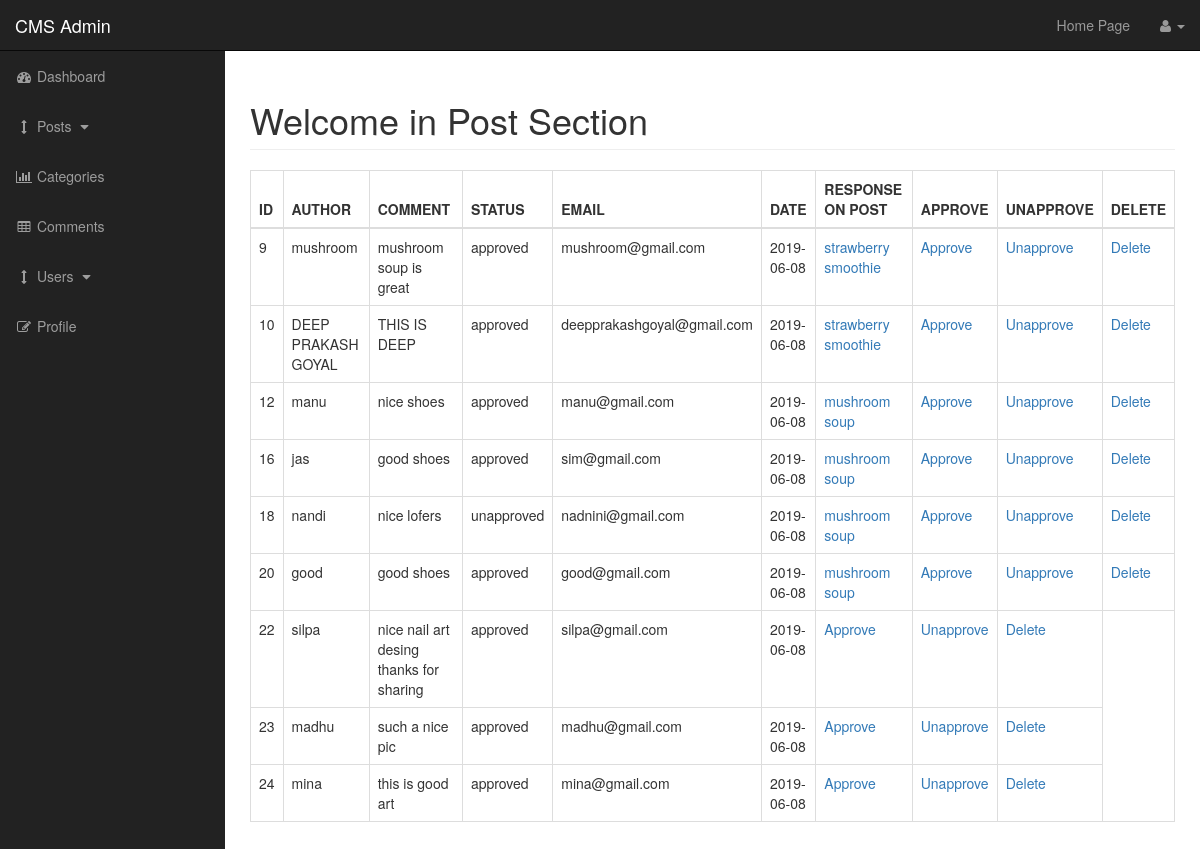
/admin/comments.php, run on an earlier commit of the app's database.
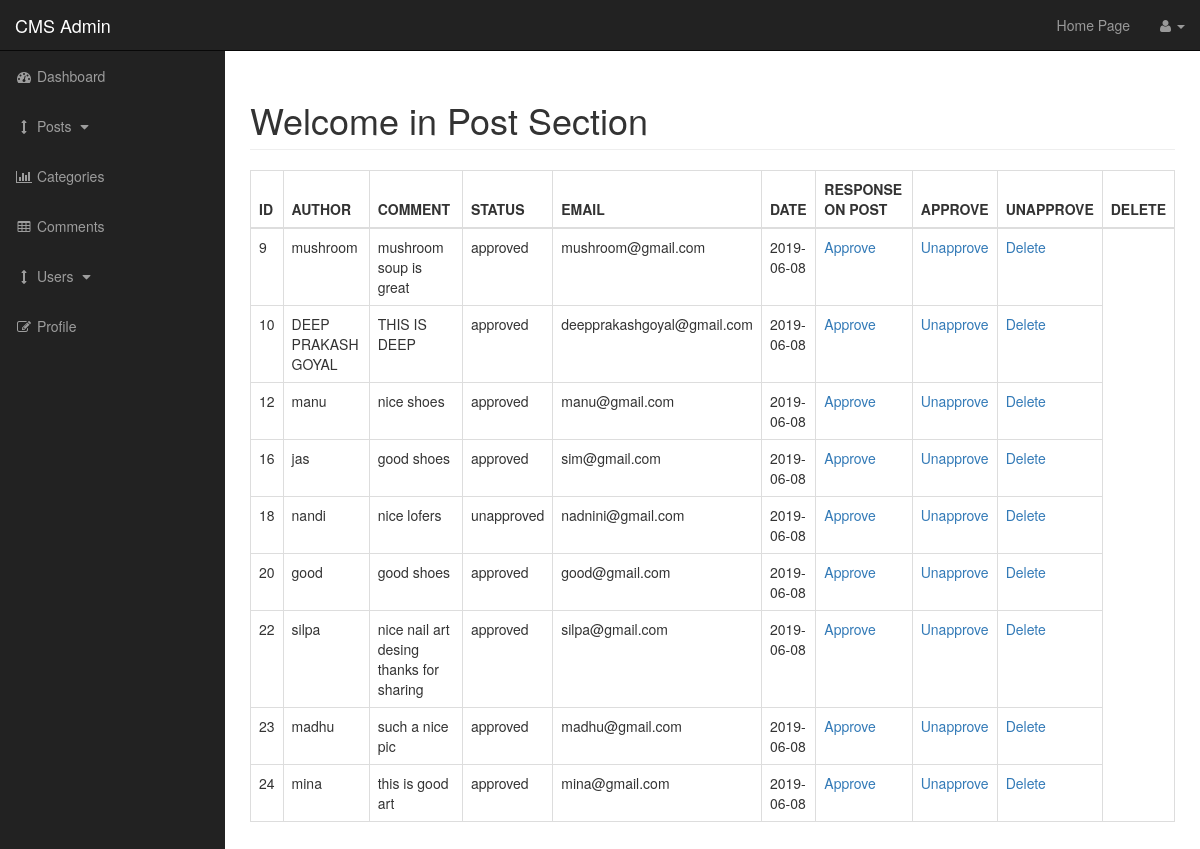
And on a later commit of the database.
### tables this page shows
CREATE TABLE `comments` (
  `comment_id` int(3) NOT NULL,
  `comment_post_id` int(3) NOT NULL,
  `comment_author` varchar(255) NOT NULL,
  `comment_date` date NOT NULL,
  `comment_content` text NOT NULL,
  `comment_status` varchar(255) NOT NULL,
  `comment_email` varchar(255) NOT NULL
);

CREATE TABLE `posts` (
  `post_id` int(3) NOT NULL,
  `post_catagory_id` int(3) NOT NULL,
  `post_title` varchar(255) NOT NULL,
  `post_author` varchar(255) NOT NULL,
  `post_comment_count` varchar(255) NOT NULL,
  `post_content` text NOT NULL,
  `post_date` date NOT NULL,
  `post_image` text NOT NULL,
  `post_tag` varchar(255) NOT NULL,
  `post_status` varchar(255) NOT NULL DEFAULT 'draft'
);

### admin/includes/view_all_comments.php (the view, shortened to what this page needs)
<table class="table table-bordered table-hover">
                            <thead>
                                <tr>
                                    <th>ID</th>
                                    <th> AUTHOR</th>
                                    <th>COMMENT</th>
                                    <th>STATUS</th>
                                    <th>EMAIL</th>
                                    <th>DATE</th>
                                    <th>RESPONSE ON POST</th>
                                    <th>APPROVE</th>
                                    <th>UNAPPROVE</th>
                                    <th>DELETE</th>
                                 </tr>
                            </thead>
                            <tbody>
                                <?php
                                $query = "SELECT * FROM comments";
                                $select_comment = mysqli_query($connection, $query);
                                while ($row = mysqli_fetch_assoc($select_comment)) {
                                    $comment_id = $row['comment_id'];
                                    $comment_author = $row['comment_author'];
                                    $comment_post_id = $row['comment_post_id'];
                                    $comment_status = $row['comment_status'];
                                    $comment_email = $row['comment_email'];
                                    $comment_date = $row['comment_date'];
                                    $comment_content = $row['comment_content'];
                                      echo "<tr>";
                                      echo "<td>{$comment_id}</td>";
                                      echo "<td>{$comment_author}</td>";
                                      echo "<td>{$comment_content}</td>";
                                      echo "<td>{$comment_status}</td>";
                                      echo "<td>{$comment_email}</td>";
                                      echo "<td>{$comment_date}</td>";
                                      $query = "SELECT * FROM posts WHERE post_id = $comment_post_id";
                                      $select_post_title = mysqli_query($connection, $query);
                                      while ($row = mysqli_fetch_assoc($select_post_title)) {
                                         $post_id = $row['post_id'];
                                         $post_title = $row['post_title'];
                                         echo "<td><a href='../post.php?p_id=$post_id'>{$post_title}</a></td>";
                                      }
                                      echo "<td><a href='comments.php?approve=$comment_id'>Approve</a></td>";
                                      echo "<td><a href='comments.php?unapprove=$comment_id'>Unapprove</a></td>";
                                      echo "<td><a href='comments.php?delete=$comment_id'>Delete</a></td>";
                                      echo "</tr>";
                                }
                                 ?>
                            </tbody>
                        </table>

What changed in the data, as far as the page shows it:
removed posts: post_title "strawberry smoothie"
removed posts: post_title "mushroom soup"
